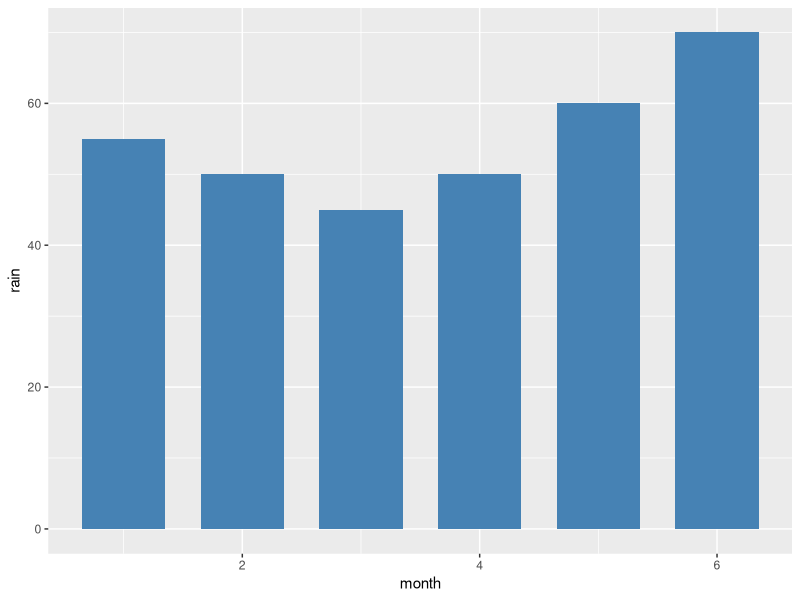

The R source for this figure:
install.packages('ggplot2')
library(ggplot2)

month=c(1,2,3,4,5,6)
rain = c(55,50,45,50,60,70)
df=data.frame(month,rain)
df

ggplot(df, aes(x=month, y=rain))+
  geom_bar(stat='identity',
           width=0.7,
           fill='steelblue')
